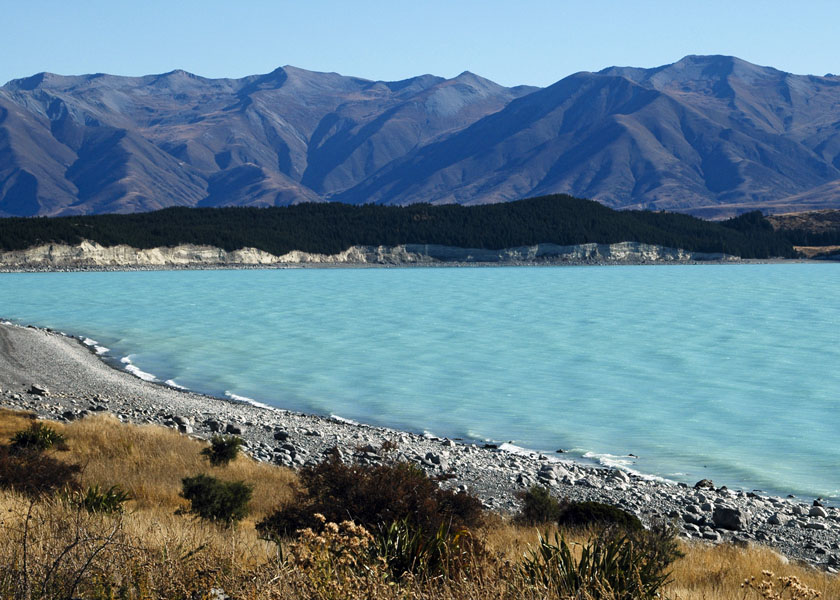
#> input picture image/New_Zealand_Lake.jpg, 840 x 600 px, given in place of the camera
$ python camera_histogram.py
#> lines starting #> are read from the running program, lines starting #| are printed output that depends on the picture
import cv2 as cv
import numpy as np


# cv.calcHist(images, channels, mask, histSize, ranges[, hist[, accumulate]])
# -images: A list of image arrays (usually just [image]).Must be passed in square brackets.
#  channels: Indexes of the channels for which the histogram is calculated.
# For a grayscale image: [0]For a color image (e.g., BGR):Blue: [0], Green: [1], Red: [2]
#  You can also compute multi-dimensional histograms like channels=[0,1]
# mask:Optional mask.If you want to compute the histogram for the whole image, pass None
# histSize:Number of bins for each channel.Must be a list or tuple.
# Example: [256] for grayscale or per-channel bins for color histograms like [8, 8

# ranges:The range of pixel values.Usually [0, 256] for 8-bit images (0 to 255).

def draw_histogram(image,color):
  hist=cv.calcHist([image],[0],None,[256],[0,256])
  hist=cv.normalize(hist,hist).flatten()
  hist_img=np.zeros((200,256,3),dtype=np.uint8)

  for x in range(256):
    val = int(hist[x]*200)
    if color=='b':
      cv.line(hist_img,(x,200),(x,200-val),(255,0,0))
    elif color=='g':
      cv.line(hist_img,(x,200),(x,200-val),(0,255,0))
    elif color=='r':
      cv.line(hist_img,(x,200),(x,200-val),(0,0,255))
  return hist_img


def show_camera():
  cap=cv.VideoCapture(0)

  while True:
    _,frame=cap.read()
#> frame is the input picture: shape (600, 840, 3); mean B, G, R 140.2, 126.7, 100.9
    if not _:
      break

    b,g,r=cv.split(frame)
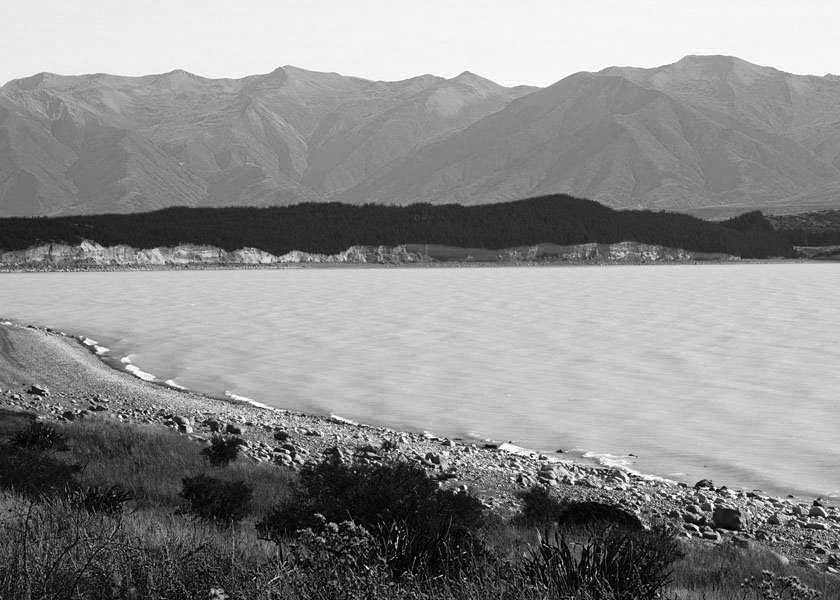
#> b: shape (600, 840); min 0, max 255, mean 140.2
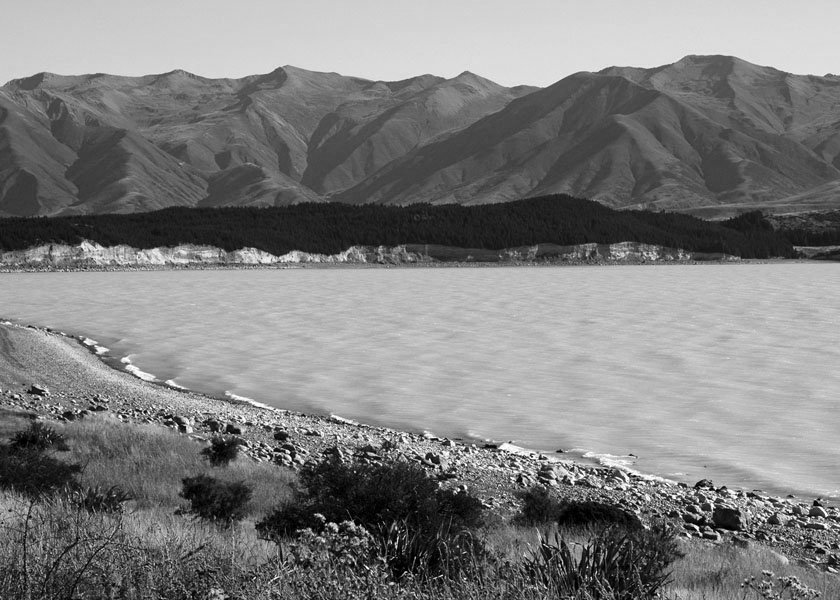
#> g: shape (600, 840); min 0, max 255, mean 126.7
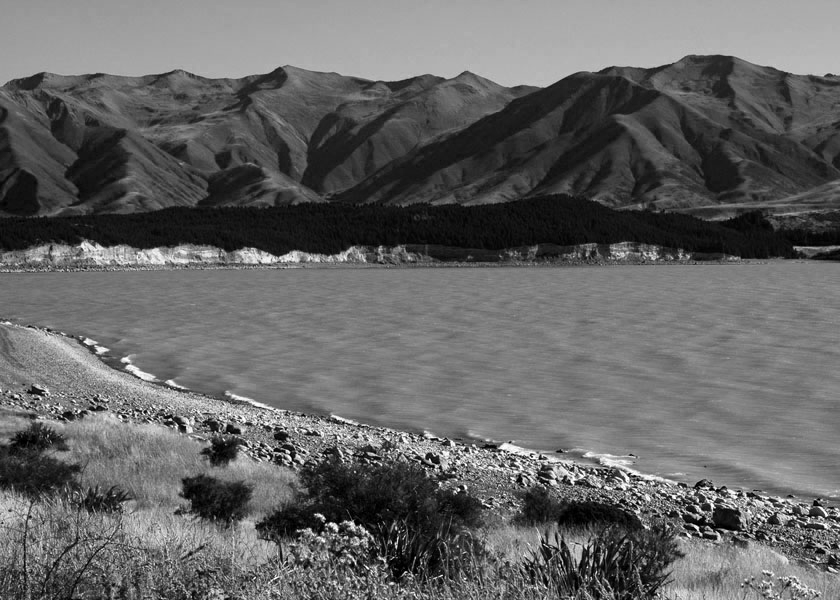
#> r: shape (600, 840); min 0, max 255, mean 100.9
    hist_b=draw_histogram(b,'b')
#> in draw_histogram, `hist=cv.calcHist([image],[0],None,[256],[0,256])`: hist = 256 values, max 10827 at index 245, min 82 at index 254, mean 1968.8
#> in draw_histogram, `hist=cv.normalize(hist,hist).flatten()`: hist = 256 values, max 0.266 at index 245, min 0.00202 at index 254, mean 0.0484
#> the loop in draw_histogram, `for x in range(256):` made 256 passes
#> val on passes 1 to 3: 10, 1, 2
#> after the loop in draw_histogram, `for x in range(256):`:
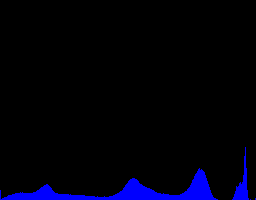
#> hist_img: shape (200, 256, 3); mean of channels 0, 1, 2 11.7, 0, 0; drawn as B, G, R
    hist_g=draw_histogram(g,'g')
#> call 2 of draw_histogram, with color = 'g'
#> in draw_histogram (call 2), `hist=cv.calcHist([image],[0],None,[256],[0,256])`: hist = 256 values, max 7104 at index 188, min 40 at index 253, mean 1968.8
#> in draw_histogram (call 2), `hist=cv.normalize(hist,hist).flatten()`: hist = 256 values, max 0.18 at index 188, min 0.00101 at index 253, mean 0.0499
#> the loop in draw_histogram (call 2), `for x in range(256):` made 256 passes
#> val on passes 1 to 3: 3, 1, 1
#> after the loop in draw_histogram (call 2), `for x in range(256):`:
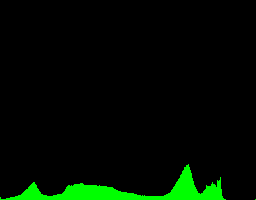
#> hist_img: shape (200, 256, 3); mean of channels 0, 1, 2 0, 12.1, 0; drawn as B, G, R
    hist_r=draw_histogram(r,'r')
#> call 3 of draw_histogram, with color = 'r'
#> in draw_histogram (call 3), `hist=cv.calcHist([image],[0],None,[256],[0,256])`: hist = 256 values, max 7860 at index 125, min 33 at index 253, mean 1968.8
#> in draw_histogram (call 3), `hist=cv.normalize(hist,hist).flatten()`: hist = 256 values, max 0.189 at index 125, min 0.000795 at index 253, mean 0.0475
#> the loop in draw_histogram (call 3), `for x in range(256):` made 256 passes
#> after the loop in draw_histogram (call 3), `for x in range(256):`:
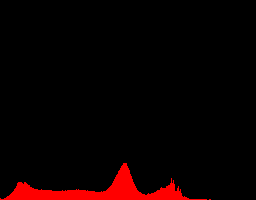
#> hist_img: shape (200, 256, 3); mean of channels 0, 1, 2 0, 0, 11.4; drawn as B, G, R

    cv.imshow("Live Camera",frame)
    cv.imshow("Blue Channel Histogram",hist_b)
    cv.imshow("Green Channel Histogram",hist_g)
    cv.imshow("Red Channel Histogram",hist_r)

    # cv.imshow("Red Channel",r,)
    # cv.imshow("Green Channel",g,)
    # cv.imshow("Blue Channel",b,)

     # Wait 1 ms for key press; exit on 'q'
    if cv.waitKey(1) & 0xFF==ord('q'):
#> (key q is pressed here)
      break

  cap.release()
  cv.destroyAllWindows()


if __name__=='__main__':
  show_camera()
